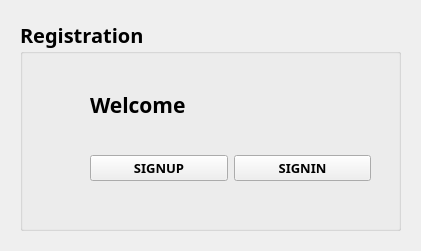
<?xml version="1.0" encoding="UTF-8"?>
<ui version="4.0">
 <class>Login</class>
 <widget class="QMainWindow" name="Login">
  <property name="geometry">
   <rect>
    <x>0</x>
    <y>0</y>
    <width>421</width>
    <height>251</height>
   </rect>
  </property>
  <property name="windowTitle">
   <string>Login</string>
  </property>
  <property name="layoutDirection">
   <enum>Qt::LeftToRight</enum>
  </property>
  <property name="styleSheet">
   <string notr="true">QWidget {
    background: qlineargradient(
        x1:0, y1:0, x2:0, y2:1,
        stop:0 #6A4B8A,
        stop:1 #4B3869
    );
}
</string>
  </property>
  <widget class="QWidget" name="centralwidget">
   <property name="sizePolicy">
    <sizepolicy hsizetype="Expanding" vsizetype="Expanding">
     <horstretch>0</horstretch>
     <verstretch>0</verstretch>
    </sizepolicy>
   </property>
   <property name="layoutDirection">
    <enum>Qt::LeftToRight</enum>
   </property>
   <layout class="QVBoxLayout" name="verticalLayout_2" stretch="0">
    <property name="spacing">
     <number>20</number>
    </property>
    <property name="leftMargin">
     <number>20</number>
    </property>
    <property name="topMargin">
     <number>20</number>
    </property>
    <property name="rightMargin">
     <number>20</number>
    </property>
    <property name="bottomMargin">
     <number>20</number>
    </property>
    <item>
     <widget class="QGroupBox" name="groupBox">
      <property name="font">
       <font>
        <family>Arial Black</family>
        <pointsize>15</pointsize>
        <weight>75</weight>
        <bold>true</bold>
       </font>
      </property>
      <property name="layoutDirection">
       <enum>Qt::LeftToRight</enum>
      </property>
      <property name="title">
       <string>Registration</string>
      </property>
      <widget class="QWidget" name="layoutWidget">
       <property name="geometry">
        <rect>
         <x>70</x>
         <y>40</y>
         <width>281</width>
         <height>121</height>
        </rect>
       </property>
       <layout class="QVBoxLayout" name="verticalLayout">
        <item>
         <widget class="QLabel" name="label">
          <property name="font">
           <font>
            <family>Arial Black</family>
            <pointsize>16</pointsize>
            <weight>75</weight>
            <bold>true</bold>
           </font>
          </property>
          <property name="layoutDirection">
           <enum>Qt::LeftToRight</enum>
          </property>
          <property name="text">
           <string>Welcome</string>
          </property>
         </widget>
        </item>
        <item>
         <layout class="QHBoxLayout" name="horizontalLayout">
          <item>
           <widget class="QPushButton" name="Singup">
            <property name="font">
             <font>
              <family>Arial Black</family>
              <pointsize>10</pointsize>
              <weight>75</weight>
              <bold>true</bold>
             </font>
            </property>
            <property name="text">
             <string>SIGNUP</string>
            </property>
           </widget>
          </item>
          <item>
           <widget class="QPushButton" name="signin">
            <property name="font">
             <font>
              <family>Arial Black</family>
              <pointsize>10</pointsize>
              <weight>75</weight>
              <bold>true</bold>
             </font>
            </property>
            <property name="layoutDirection">
             <enum>Qt::LeftToRight</enum>
            </property>
            <property name="text">
             <string>SIGNIN</string>
            </property>
           </widget>
          </item>
         </layout>
        </item>
       </layout>
      </widget>
     </widget>
    </item>
   </layout>
  </widget>
 </widget>
 <resources/>
 <connections/>
</ui>
